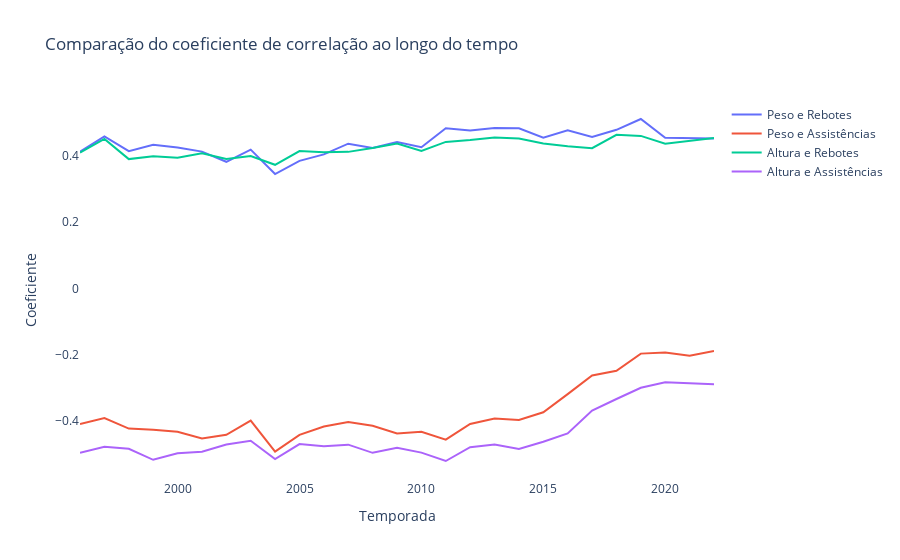

This figure's notebook cell:
### Code cell
fig = go.Figure()
fig.add_trace(go.Scatter(x=corr_w_r.index, y=corr_w_r.values,
                    mode='lines',
                    name='Peso e Rebotes'))

fig.add_trace(go.Scatter(x=corr_w_a.index, y=corr_w_a.values,
                    mode='lines',
                    name='Peso e Assistências'))

fig.add_trace(go.Scatter(x=corr_h_r.index, y=corr_h_r.values,
                    mode='lines',
                    name='Altura e Rebotes'))

fig.add_trace(go.Scatter(x=corr_h_a.index, y=corr_h_a.values,
                    mode='lines',
                    name='Altura e Assistências'))

fig.update_layout(
    title='Comparação do coeficiente de correlação ao longo do tempo',
    xaxis_title='Temporada',
    yaxis_title='Coeficiente',
    plot_bgcolor='rgba(0,0,0,0)'
)
fig.show()
